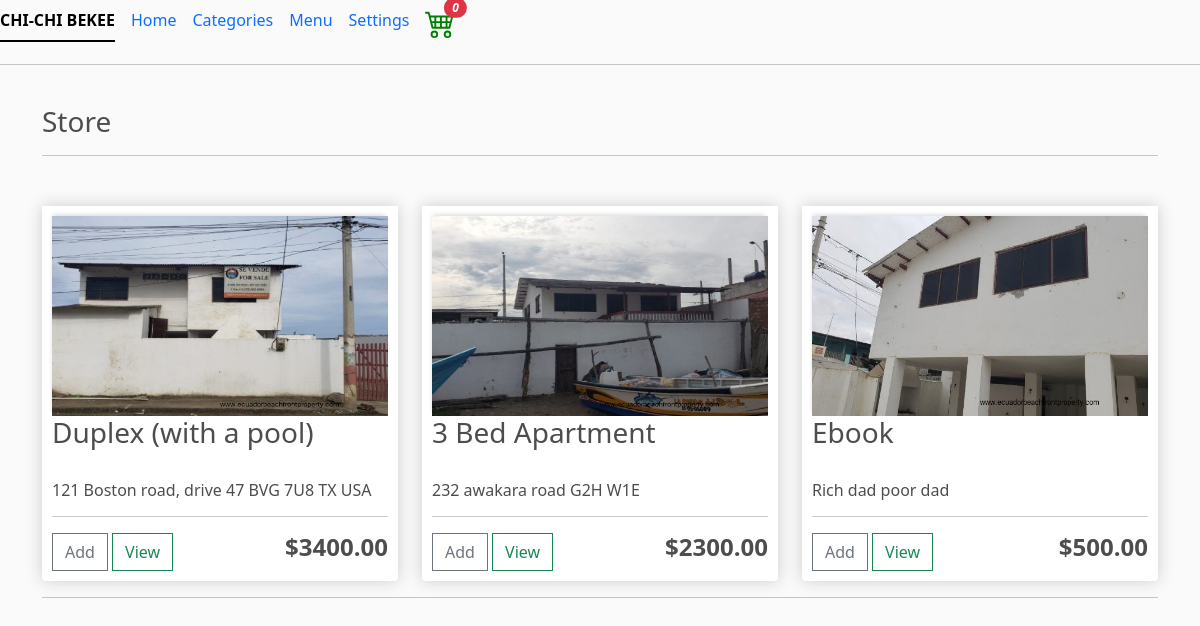
/store/, run on the app's committed database.
### fruits/models.py (models this page shows, shortened)
class Product(models.Model):
    name = models.CharField("Name:", max_length=200)
    address = models.CharField("Address:", max_length=300)
    price = models.DecimalField("Price:",max_digits=7, decimal_places=2)
    digital = models.BooleanField(default=False,null=True,blank=True)
    image = models.ImageField(null=True, blank=True)
    @property
    def imageURL(self):
        try:
            url = self.image.url
        except:
            url = ''
        return url

### fruits/views.py (the view)
# urls.py: path('store/', views.store, name='store'),
def store(request):
    data = cartData(request)
    cartItems = data['cartItems']
    products = Product.objects.all()
    context = {'products':products, 'cartItems':cartItems,}
    return render(request, 'store.html', context)

### fruits/utils.py (called while the page is built, shortened)
def cookieCart(request):
    try:
        cart =json.loads(request.COOKIES['cart'])
    except:
        cart = {}
    print('Cart:', cart)
    items = []
    order = {'get_cart_total':0, 'get_cart_items':0, 'shipping':False}
    cartItems = order['get_cart_items']
    return {'cartItems':cartItems,'order':order,'items':items}

def cartData(request):
    if request.user.is_authenticated:
        customer = request.user.customer
        order, created = Order.objects.get_or_create(customer=customer, complete=False)
        items = order.orderitem_set.all()
        cartItems = order.get_cart_items
    else:
        cookieData = cookieCart(request)
        cartItems = cookieData['cartItems']
        order = cookieData['order']
        items = cookieData['items']
    return {'cartItems':cartItems,'order':order,'items':items}

### fruits/templates/store.html (shortened to what this page needs)
{% extends 'main.html' %}
{% load static %}
     {% block content %}
     <h3>Store</h3>
     <hr>
     <br>
     <div>
          <div class="row">
               {% for product in products %}
               <div class="col-lg-4">
                    <div class="box-element product">
                    <img class="thumbnail" src="{{product.imageURL}}">
                    <h3>{{product.name}}</h3>
                    <br>
                    <h6 style="text-align:left;">{{product.address}}</h6>
                    <hr>
                    <button data-product={{product.id}}   data-action="add" id="cart-btn" class="btn btn-outline-secondary add-btn update-cart">Add</button>
                    <a class="btn btn-outline-success" href="#">View</a>
                    <h4 style="display:inline-block; float:right"><strong>${{product.price|floatformat:2}}</strong></h4>
                    </div>
               </div>
               {% endfor %}
          </div>
          <hr>
     </div>
{% endblock content %}

### static/css/main.css (style rules this page uses)
body { background-color: hsl(0, 0%, 98%); }
h1,h2,h3,h4,h5,h6 { color:hsl(0, 0%, 30%); }
.box-element { box-shadow:hsl(0, 0%, 80%) 0 0 16px; background-color: #fff; border-radius: 4px; padding: 10px; }
.thumbnail { width: 100%; height: 200px; -webkit-box-shadow: -1px -3px 5px -2px rgba(214,214,214,1); -moz-box-shadow: -1px -3px 5px -2px rgba(214,214,214,1); box-shadow: -1px -3px 5px -2px rgba(214,214,214,1); }
.product { border-radius: 0 0 4px 4px; }
.col-lg-4, .col-lg-6, .col-lg-8, .col-lg-12 { margin-top: 10px; }
.btn { border-radius: 0; }

### data on the page
Product: imageURL (picture), name "Duplex (with a pool)", address "121 Boston road, drive 47 BVG 7U8 TX USA", price "3400.00"
Product: imageURL (picture), name "3 Bed Apartment", address "232 awakara road G2H W1E", price "2300.00"
Product: imageURL (picture), name "Ebook", address "Rich dad poor dad", price "500.00"

### other printed values
{{ cartItems }} "0"
